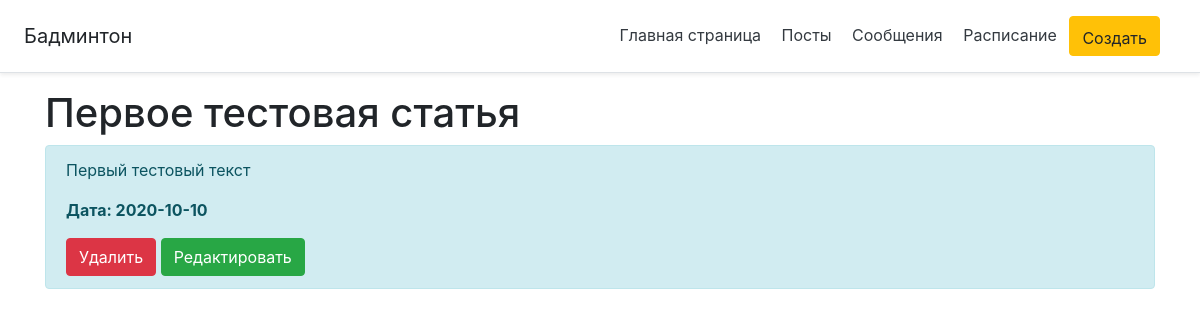
Before: /posts/1 with the older database file.
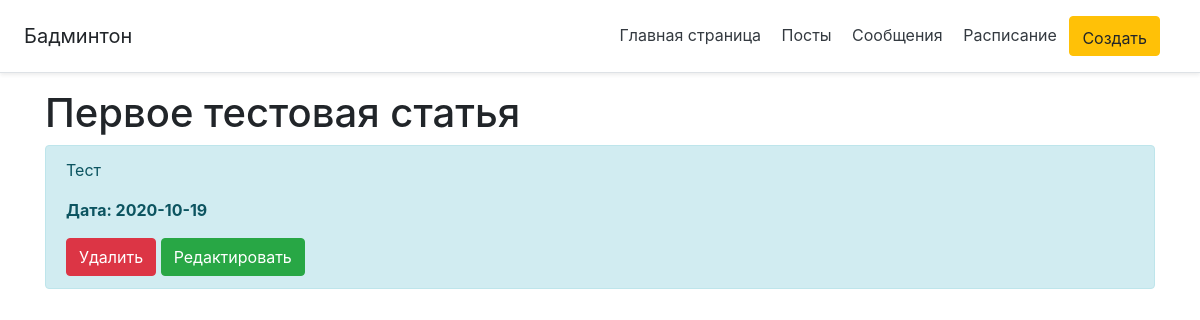
After: the same page with the newer database file.
### app.py (models this page shows, shortened)
class Article(db.Model):
    id = db.Column(db.Integer, primary_key=True)
    title = db.Column(db.String(100), nullable=False)
    intro = db.Column(db.String(300), nullable=False)
    text = db.Column(db.Text, nullable=False)
    date = db.Column(db.DateTime, default=datetime.utcnow)

### app.py (the view)
@app.route('/posts/<int:id>')
def posts_detail(id):
    article = Article.query.get(id)
    return render_template('posts-detail.html', article=article)

### app.py (called while the page is built)
@app.after_request
def redirect_to_signin(response):
    if response.status_code == 401:
        return redirect(url_for('login_page') + '?next=' + request.url)
    return response

### templates/posts-detail.html (shortened to what this page needs)
{% extends 'base.html' %}
{% block body %}
<div class="container">
    <h1>{{article.title}}</h1>
    <div class="alert alert-info">
        <p>{{ article.text }}</p>
        <p><b> Дата: {{ article.date.date() }}</b></p>
        <a href="/posts/{{ article.id }}/del" class ="btn btn-danger">Удалить</a>
        <a href="/posts/{{ article.id }}/update" class ="btn btn-success">Редактировать</a>
    </div>
</div>
{% endblock %}

### templates/base.html (shortened to what this page needs)
<!DOCTYPE html>
<html lang="ru">
<head>
    <link rel="stylesheet" href="{{ url_for('static', filename='css/main.css')}}">
    <link rel="stylesheet" href="https://stackpath.bootstrapcdn.com/bootstrap/4.5.0/css/bootstrap.min.css">
</head>
<body>
<div class="d-flex flex-column flex-md-row align-items-center p-3 px-md-4 mb-3 bg-white border-bottom shadow-sm">
  <h5 class="my-0 mr-md-auto font-weight-normal"><font style="vertical-align: inherit;"><font style="vertical-align: inherit;">Бадминтон</font></font></h5>
  <nav class="my-2 my-md-0 mr-md-3">
    <a class="p-2 text-dark" href="/"><font style="vertical-align: inherit;"><font style="vertical-align: inherit;">Главная страница</font></font></a>
    <a class="p-2 text-dark" href="/posts"><font style="vertical-align: inherit;"><font style="vertical-align: inherit;">Посты</font></font></a>
    <a class="p-2 text-dark" href="/message"><font style="vertical-align: inherit;"><font style="vertical-align: inherit;">Сообщения</font></font></a>
       <a class="p-2 text-dark" href="/timetable"><font style="vertical-align: inherit;"><font style="vertical-align: inherit;">Расписание</font></font></a>
   <a class="btn btn-warning" href="/news_selection"><font style="vertical-align: inherit;"><font style="vertical-align: inherit;">Создать</font></font></a>
  </nav>
</div>
{% block body%}{% endblock %}
</body>
</html>

Changed rows visible on the page:
changed Article "Первое тестовая статья": text "Первый тестовый текст" → "Тест"; date "2020-10-10" → "2020-10-19"
